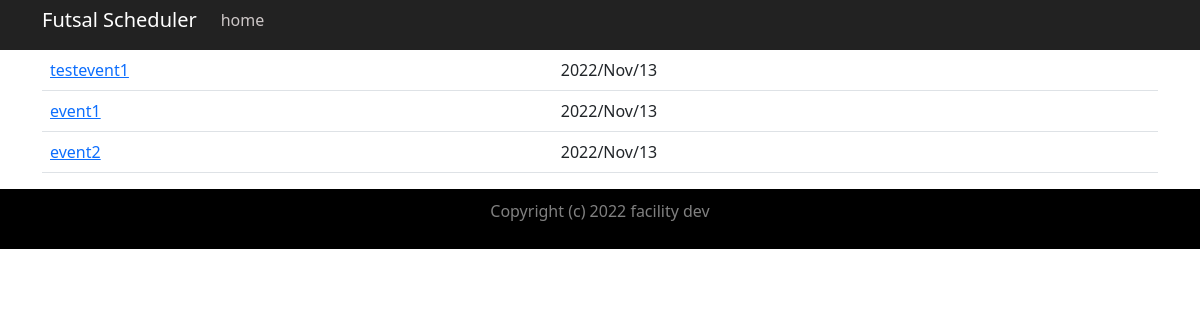
Before: /scheduler/home with the older database file.
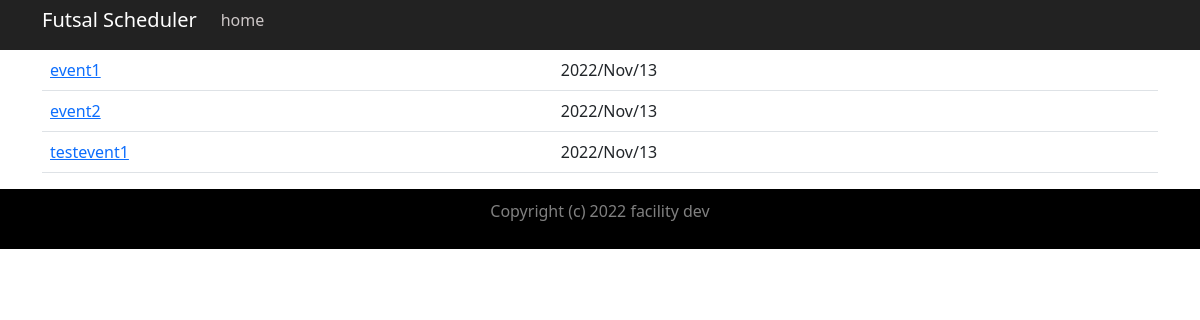
After: the same page with the newer database file.
### scheduler/models.py (models this page shows, shortened)
class Event(models.Model):
    class EventStatus(models.TextChoices):
        CONFIRMED = 'CO', 'Confirmed'
        UNCONFIRMED = 'UC', 'Unconfirmed'
        CANCELLED = 'CA', 'Cancelled'
    event_name = models.CharField(max_length=200)
    event_date = models.DateField(default = datetime.datetime.today())
    event_start = models.TimeField(default = datetime.datetime.now())
    event_end = models.TimeField(default = datetime.datetime.now())
    event_created = models.DateTimeField(auto_now_add=True)
    event_updated = models.DateTimeField(auto_now=True)
    event_comment = models.TextField()
    event_status = models.CharField(max_length = 2, choices = EventStatus.choices)
    class Meta:
        ordering = ['event_date', 'event_start']

### scheduler/views.py (the view)
# urls.py: 2. Add a URL to urlpatterns:  path('', views.home, name='home')
def home(request):
    events = Event.objects.all()
    params = {'eventlist': events}
    return render(request, 'scheduler/home.html', params)

### scheduler/templates/scheduler/home.html
{% extends 'scheduler/base.html' %}
{% block content %}
<div class="container">
    <div class="table-responsive">
        <table class="table">
        {% for item in eventlist %}
            <tr>
                <td><a href="/scheduler/event/{{item.id}}">{{item.event_name}}</a></td>
                <td>{{ item.event_date|date:'Y/M/d' }}</td>
            </tr>
        {% endfor %}
        </table>
    </div>
</div>
{% endblock %}

Changed rows visible on the page:
changed Event "testevent1": moves down the list
